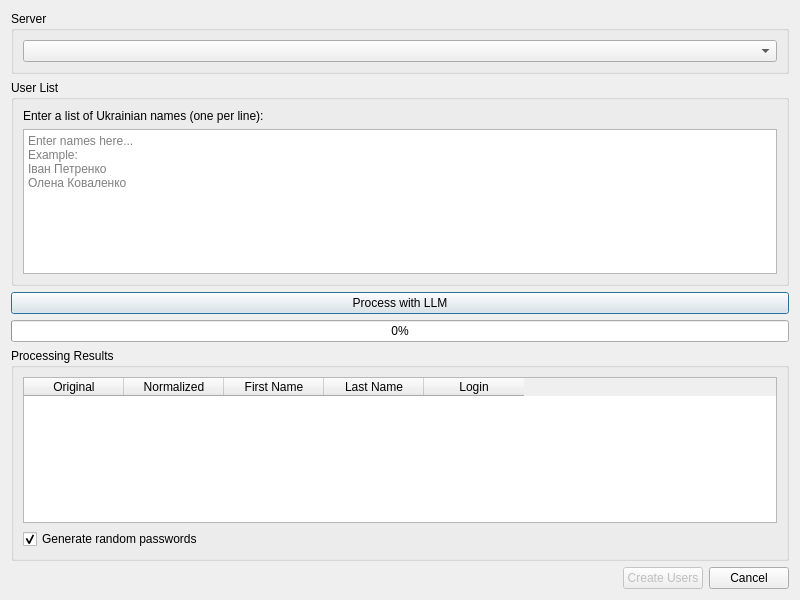
<?xml version="1.0" encoding="UTF-8"?>
<ui version="4.0">
 <class>CreateUsersDialog</class>
 <widget class="QDialog" name="CreateUsersDialog">
  <property name="geometry">
   <rect>
    <x>0</x>
    <y>0</y>
    <width>800</width>
    <height>600</height>
   </rect>
  </property>
  <property name="windowTitle">
   <string>Create Users</string>
  </property>
  <layout class="QVBoxLayout" name="verticalLayout_4">
   <item>
    <widget class="QGroupBox" name="serverGroupBox">
     <property name="title">
      <string>Server</string>
     </property>
     <layout class="QVBoxLayout" name="verticalLayout">
      <item>
       <widget class="QComboBox" name="serverComboBox"/>
      </item>
     </layout>
    </widget>
   </item>
   <item>
    <widget class="QGroupBox" name="inputGroupBox">
     <property name="title">
      <string>User List</string>
     </property>
     <layout class="QVBoxLayout" name="verticalLayout_2">
      <item>
       <widget class="QLabel" name="instructionLabel">
        <property name="text">
         <string>Enter a list of Ukrainian names (one per line):</string>
        </property>
       </widget>
      </item>
      <item>
       <widget class="QTextEdit" name="userListEdit">
        <property name="placeholderText">
         <string>Enter names here...
Example:
Іван Петренко
Олена Коваленко</string>
        </property>
       </widget>
      </item>
     </layout>
    </widget>
   </item>
   <item>
    <widget class="QPushButton" name="processButton">
     <property name="text">
      <string>Process with LLM</string>
     </property>
    </widget>
   </item>
   <item>
    <widget class="QProgressBar" name="progressBar">
     <property name="value">
      <number>0</number>
     </property>
    </widget>
   </item>
   <item>
    <widget class="QGroupBox" name="resultsGroupBox">
     <property name="title">
      <string>Processing Results</string>
     </property>
     <layout class="QVBoxLayout" name="verticalLayout_3">
      <item>
       <widget class="QTableWidget" name="resultsTable">
        <column>
         <property name="text">
          <string>Original</string>
         </property>
        </column>
        <column>
         <property name="text">
          <string>Normalized</string>
         </property>
        </column>
        <column>
         <property name="text">
          <string>First Name</string>
         </property>
        </column>
        <column>
         <property name="text">
          <string>Last Name</string>
         </property>
        </column>
        <column>
         <property name="text">
          <string>Login</string>
         </property>
        </column>
       </widget>
      </item>
      <item>
       <widget class="QCheckBox" name="createPasswordsCheckbox">
        <property name="text">
         <string>Generate random passwords</string>
        </property>
        <property name="checked">
         <bool>true</bool>
        </property>
       </widget>
      </item>
     </layout>
    </widget>
   </item>
   <item>
    <layout class="QHBoxLayout" name="buttonLayout">
     <item>
      <spacer name="horizontalSpacer">
       <property name="orientation">
        <enum>Qt::Horizontal</enum>
       </property>
       <property name="sizeHint" stdset="0">
        <size>
         <width>40</width>
         <height>20</height>
        </size>
       </property>
      </spacer>
     </item>
     <item>
      <widget class="QPushButton" name="createButton">
       <property name="enabled">
        <bool>false</bool>
       </property>
       <property name="text">
        <string>Create Users</string>
       </property>
      </widget>
     </item>
     <item>
      <widget class="QPushButton" name="cancelButton">
       <property name="text">
        <string>Cancel</string>
       </property>
      </widget>
     </item>
    </layout>
   </item>
  </layout>
 </widget>
 <resources/>
 <connections/>
</ui>
